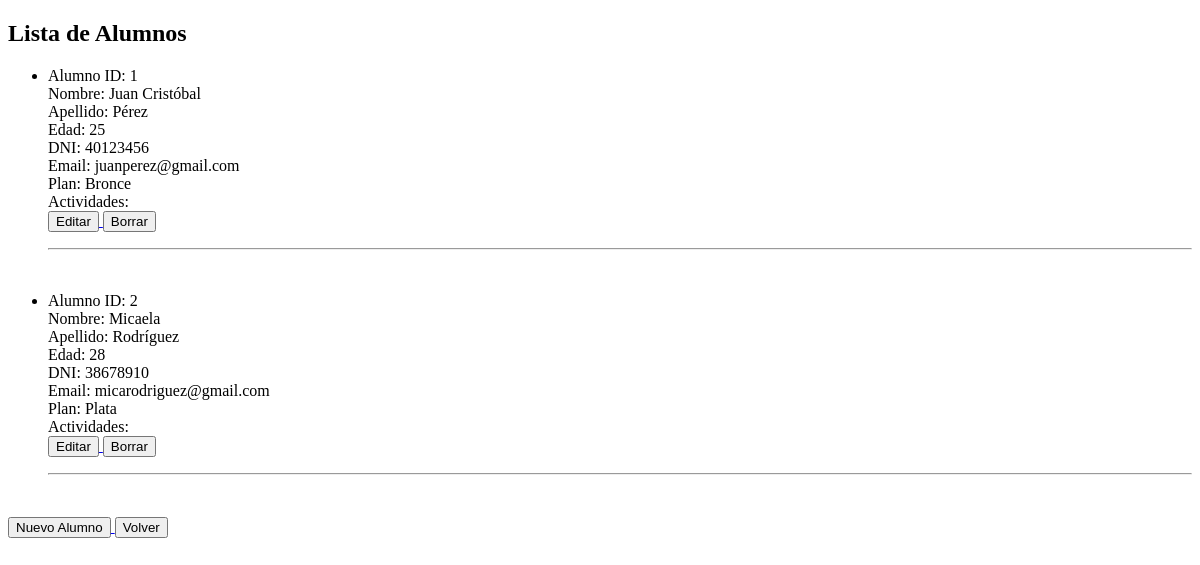
/listaAlumnos, run on an earlier commit of the app's database.
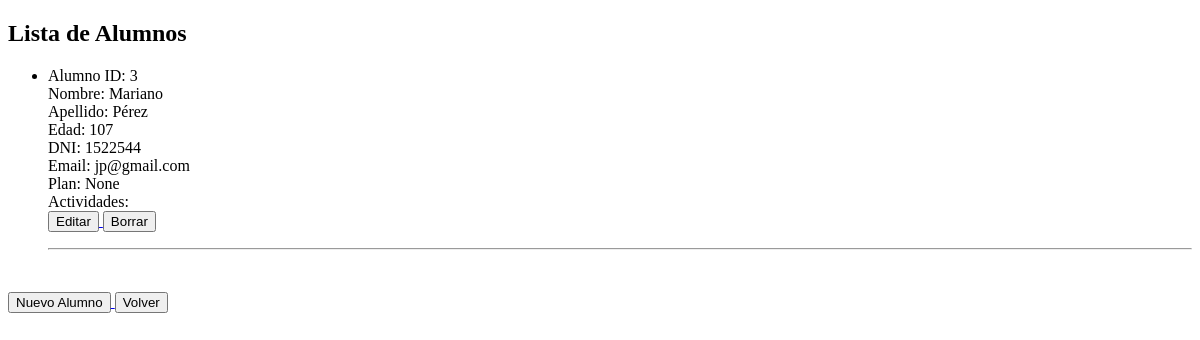
And on a later commit of the database.
### Alumnos/models.py (models this page shows, shortened)
class Alumno(models.Model):
    nombre = models.CharField(max_length=20)
    apellido = models.CharField(max_length=20)
    edad = models.PositiveIntegerField()
    dni = models.PositiveIntegerField()
    email = models.EmailField()
    plan = models.ForeignKey(Plan, null=True, blank=True, on_delete=models.SET_NULL)
    actividades = models.ManyToManyField(Actividad, null=True, blank=True)
    class Meta:
        ordering = ['apellido']

class Plan(models.Model):
    nombre = models.CharField(max_length=20)
    importe = models.FloatField()
    def __str__(self):
        return self.nombre

### Alumnos/views.py (the view)
# urls.py: path('listaAlumnos', views.listarAlumnos, name='listaAlumnos'),
def listarAlumnos(request):
    alumnos = Alumno.objects.all()
    contexto = {
        'titulo': 'Lista de Alumnos',
        'alumnos': alumnos
    }
    return render(request, 'Alumnos/listaAlumnos.html', contexto)

### Alumnos/templates/Alumnos/listaAlumnos.html (shortened to what this page needs)
<!DOCTYPE html>
<html lang="en">
<head>
</head>
<body>
    <h2>{{titulo}}</h2>
    <ul>
        {% for alumno in alumnos %}
        <li>
            <p>
                Alumno ID: {{alumno.id}}<br>
                Nombre: {{alumno.nombre}}<br>
                Apellido: {{alumno.apellido}}<br>
                Edad: {{alumno.edad}}<br>
                DNI: {{alumno.dni}}<br>
                Email: {{alumno.email}}<br>
                Plan: {{alumno.plan}}<br>
                Actividades:
                <br>
                <a href=" {% url 'editarAlumno' alumno.id %} ">
                    <button>Editar</button>
                </a>
                <a href=" {% url 'borrarAlumno' alumno.id %} ">
                    <button>Borrar</button>
                </a>
            </p>
        </li>
        <hr>
        <br>
        {% endfor %}
    </ul>
    <a href=" {% url 'crearAlumno' %} ">
        <button>Nuevo Alumno</button>
    </a>
    <a href=" {% url 'HomePage' %} ">
        <button>Volver</button>
    </a>
</body>
</html>

What changed in the data, as far as the page shows it:
removed Alumno: id "1", nombre "Juan Cristóbal", apellido "Pérez", edad "25", dni "40123456", email "juanperez@gmail.com", plan "Bronce"
removed Alumno: id "2", nombre "Micaela", apellido "Rodríguez", edad "28", dni "38678910", email "micarodriguez@gmail.com", plan "Plata"
added Alumno: id "3", nombre "Mariano", apellido "Pérez", edad "107", dni "1522544", email "jp@gmail.com", plan "None"
